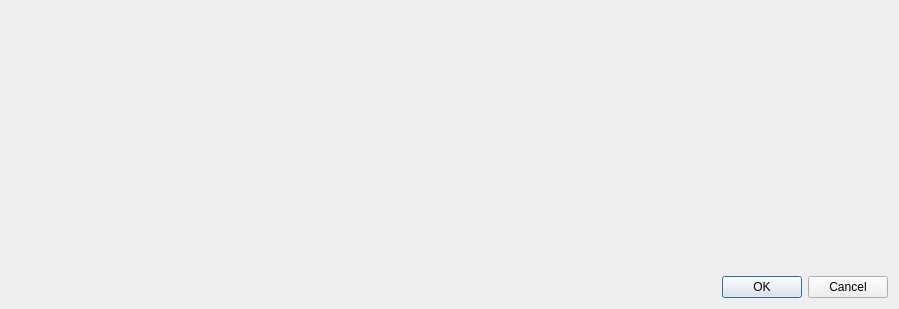
<?xml version="1.0" encoding="UTF-8"?>
<ui version="4.0">
 <class>PartSelectDialog</class>
 <widget class="QDialog" name="PartSelectDialog">
  <property name="geometry">
   <rect>
    <x>0</x>
    <y>0</y>
    <width>899</width>
    <height>309</height>
   </rect>
  </property>
  <property name="windowTitle">
   <string>Part Select</string>
  </property>
  <layout class="QVBoxLayout" name="verticalLayout">
   <item>
    <widget class="PartsWidget" name="parts" native="true"/>
   </item>
   <item>
    <widget class="QDialogButtonBox" name="buttonBox">
     <property name="orientation">
      <enum>Qt::Horizontal</enum>
     </property>
     <property name="standardButtons">
      <set>QDialogButtonBox::Cancel|QDialogButtonBox::Ok</set>
     </property>
    </widget>
   </item>
  </layout>
 </widget>
 <customwidgets>
  <customwidget>
   <class>PartsWidget</class>
   <extends>QWidget</extends>
   <header>inventory.gui.widgets.parts</header>
   <container>1</container>
  </customwidget>
 </customwidgets>
 <resources/>
 <connections>
  <connection>
   <sender>buttonBox</sender>
   <signal>accepted()</signal>
   <receiver>PartSelectDialog</receiver>
   <slot>accept()</slot>
   <hints>
    <hint type="sourcelabel">
     <x>248</x>
     <y>254</y>
    </hint>
    <hint type="destinationlabel">
     <x>157</x>
     <y>274</y>
    </hint>
   </hints>
  </connection>
  <connection>
   <sender>buttonBox</sender>
   <signal>rejected()</signal>
   <receiver>PartSelectDialog</receiver>
   <slot>reject()</slot>
   <hints>
    <hint type="sourcelabel">
     <x>316</x>
     <y>260</y>
    </hint>
    <hint type="destinationlabel">
     <x>286</x>
     <y>274</y>
    </hint>
   </hints>
  </connection>
 </connections>
</ui>
